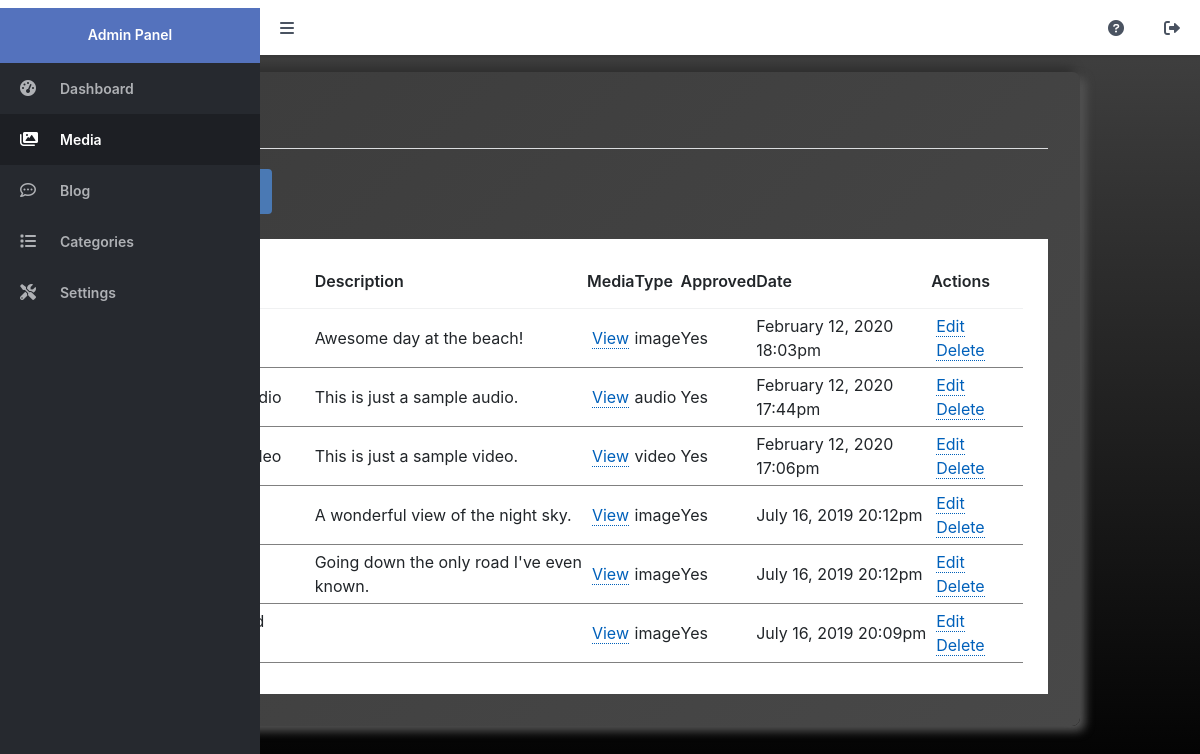
Screenshot of /admin/allmedia.php (signed in) with the database file from the repository.
### tables this page shows
CREATE TABLE `media` (
	`id` int(11) NOT NULL AUTO_INCREMENT,
	`title` varchar(255) NOT NULL,
	`description` text NOT NULL,
	`filepath` varchar(255) NOT NULL,
	`uploaded_date` datetime NOT NULL DEFAULT current_timestamp(),
	`type` varchar(10) NOT NULL,
	`thumbnail` varchar(255) NOT NULL DEFAULT '',
	`approved` tinyint(1) NOT NULL DEFAULT 1,
	`likes` int(11) NOT NULL DEFAULT 0,
	`dislikes` int(11) NOT NULL DEFAULT 0,
	PRIMARY KEY (`id`)
);

### admin/allmedia.php (the view, shortened to what this page needs)
<?php
include 'main.php';
$stmt = $pdo->prepare('SELECT * FROM media ORDER BY id DESC');
$stmt->execute();
$media = $stmt->fetchAll(PDO::FETCH_ASSOC);
?>
<?=template_admin_header('All Media', 'allmedia')?>
<h2>All Media</h2>
<div class="links">
    <a href="media.php">Create Media</a>
</div>
<div class="content-block">
    <div class="table">
        <table>
            <thead>
                <tr>
                    <td>Title</td>
                    <td class="responsive-hidden">Description</td>
                    <td>Media</td>
                    <td class="responsive-hidden">Type</td>
                    <td>Approved</td>
                    <td class="responsive-hidden">Date</td>
                    <td>Actions</td>
                </tr>
            </thead>
            <tbody>
                <?php if (empty($media)): ?>
                <tr>
                    <td colspan="8" style="text-align:center;">There are no recent media files</td>
                </tr>
                <?php else: ?>
                <?php foreach ($media as $m): ?>
                <tr>
                    <td><?=htmlspecialchars($m['title'], ENT_QUOTES)?></td>
                    <td class="responsive-hidden"><?=nl2br(htmlspecialchars($m['description'], ENT_QUOTES))?></td>
                    <td><a href="../<?=$m['filepath']?>" target="_blank">View</a></td>
                    <td class="responsive-hidden"><?=$m['type']?></td>
                    <td><?=$m['approved']?'Yes':'No'?></td>
                    <td class="responsive-hidden"><?=date('F j, Y H:ia', strtotime($m['uploaded_date']))?></td>
                    <td>
                        <a href="media.php?id=<?=$m['id']?>">Edit</a>
                        <a href="allmedia.php?delete=<?=$m['id']?>">Delete</a>
                    </td>
                </tr>
                <?php endforeach; ?>
                <?php endif; ?>
            </tbody>
        </table>
    </div>
</div>
<?=template_admin_footer()?>

### admin/main.php (shortened to what this page needs)
<?php
function template_admin_header($title, $selected = 'dashboard') {
    $admin_links = '
        <a href="index.php"' . ($selected == 'dashboard' ? ' class="selected"' : '') . '><i class="fas fa-tachometer-alt"></i>Dashboard</a>
        <a href="allmedia.php"' . ($selected == 'allmedia' ? ' class="selected"' : '') . '><i class="fas fa-images"></i>Media</a>
        <a href="posts.php"' . ($selected == 'posts' ? ' class="selected"' : '') . '><i class="fa-regular fa-comment-dots"></i>Blog</a>
        <a href="categories.php"' . ($selected == 'categories' ? ' class="selected"' : '') . '><i class="fas fa-list"></i>Categories</a>
        <a href="settings.php"' . ($selected == 'settings' ? ' class="selected"' : '') . '><i class="fas fa-tools"></i>Settings</a>
    ';
echo <<<EOT
<!DOCTYPE html>
<html>
	<head>
		<meta charset="utf-8">
		<meta name="viewport" content="width=device-width,minimum-scale=1">
		<title>$title</title>
        <link href="https://cdn.jsdelivr.net/npm/bootstrap@5.1.3/dist/css/bootstrap.min.css" rel="stylesheet">
		<link href="admin.css" rel="stylesheet" type="text/css">
		<link rel="stylesheet" href="https://use.fontawesome.com/releases/v6.0.0/css/all.css">
		<link href="jostyle.css" rel="stylesheet" type="text/css">
	</head>
	<body class="admin">
        <aside class="responsive-width-100 responsive-hidden">
            <h1>Admin Panel</h1>
            $admin_links
        </aside>
        <main class="responsive-width-100">
            <header>
                <a class="responsive-toggle" href="#">
                    <i class="fas fa-bars"></i>
                </a>
                <div class="space-between"></div>
                <a href="about.php" class="right"><i class="fas fa-question-circle"></i></a>
                <a href="logout.php" class="right"><i class="fas fa-sign-out-alt"></i></a>
            </header>
EOT;
}
function template_admin_footer() {
echo <<<EOT
        </main>
        <script>
        document.querySelector(".responsive-toggle").onclick = function(event) {
            event.preventDefault();
            let aside = document.querySelector("aside"), main = document.querySelector("main"), header = document.querySelector("header");
            let asideStyle = window.getComputedStyle(aside);
            if (asideStyle.display == "none") {
                aside.classList.remove("closed", "responsive-hidden");
                main.classList.remove("full");
                header.classList.remove("full");
            } else {
                aside.classList.add("closed", "responsive-hidden");
                main.classList.add("full");
                header.classList.add("full");
            }
        };
        </script>
    </body>
</html>
EOT;
}
?>

### admin/admin.css (style rules this page uses)
* { -webkit-box-sizing: border-box; box-sizing: border-box; font-family: -apple-system, BlinkMacSystemFont, "segoe ui", roboto, oxygen, ubuntu, cantarell, "fira sans", "droid sans", "helvetica neue", Arial, sans-serif; font-size: 16px; -webkit-font-smoothing: antialiased; -moz-osx-font-smoothing: grayscale; }
html { height: 100%; }
body { position: relative; min-height: 100%; color: #555555; background-color: #ebeced; margin: 0; }
h1, h2, h3, h4, h5 { color: #4a5361; margin: 0; padding: 0; }
header { display: -webkit-box; display: -ms-flexbox; display: flex; position: fixed; top: 0; left: 0; padding-left: 260px; z-index: 999; width: 100%; height: 55px; background-color: #fff; -webkit-box-shadow: 0px 0px 4px 1px rgba(0, 0, 0, 0.15); box-shadow: 0px 0px 4px 1px rgba(0, 0, 0, 0.15); }
header a { display: -webkit-inline-box; display: -ms-inline-flexbox; display: inline-flex; color: #4a5361; height: 100%; text-decoration: none; -webkit-box-pack: center; -ms-flex-pack: center; justify-content: center; -webkit-box-align: center; -ms-flex-align: center; align-items: center; padding: 0 20px; }
header a i { font-size: 16px; }
header .space-between { -webkit-box-flex: 1; -ms-flex: 1; flex: 1; }
aside { position: fixed; z-index: 999999; height: 100%; width: 260px; display: -webkit-box; display: -ms-flexbox; display: flex; -webkit-box-orient: vertical; -webkit-box-direction: normal; -ms-flex-flow: column; flex-flow: column; background-color: #26292f; }
aside h1 { display: -webkit-inline-box; display: -ms-inline-flexbox; display: inline-flex; background-color: #5472bd; width: 100%; height: 55px; color: #fff; padding: 0; margin: 0; font-weight: 600; font-size: 14px; -webkit-box-align: center; -ms-flex-align: center; align-items: center; padding: 0 20px; -webkit-box-pack: center; -ms-flex-pack: center; justify-content: center; }
aside a { font-size: 14px; font-weight: 600; text-decoration: none; color: #afb1b5; padding: 15px 20px; }
aside a i { width: 40px; }
aside a:hover, aside a.selected { background-color: #1d1f24; color: #fff; }
main { padding: 30px; padding-left: 290px; padding-top: 85px; }
main h2 { font-size: 20px; padding-bottom: 20px; border-bottom: 1px solid #dbdddf; }
main .content-block { background-color: #fff; margin-top: 25px; padding: 15px; }
main .table { padding: 0 10px; }
main .table table { width: 100%; border-collapse: collapse; }
main .table table thead td { font-weight: 600; padding: 15px 0; }
main .table table thead tr { border-bottom: 1px solid #f0f1f2; }
main .table table tbody td { padding: 5px 0; }
main .table table tbody td a { text-decoration: none; color: #0060ba; border-bottom: 1px dotted; margin: 0 5px; }
main .links { display: -webkit-box; display: -ms-flexbox; display: flex; -ms-flex-flow: wrap; flex-flow: wrap; padding-top: 20px; }
main .links a { display: -webkit-inline-box; display: -ms-inline-flexbox; display: inline-flex; text-decoration: none; background: #4a79b4; color: #FFFFFF; padding: 12px 15px; margin-right: 10px; font-size: 14px; font-weight: 600; border-radius: 4px; }

### jostyle.css (style rules this page uses)
* { box-sizing: border-box; }
body { background: -webkit-linear-gradient(to bottom, #434343, #000000); background: linear-gradient(to bottom, #434343, #000000); }
a { text-decoration: none; color: #2e2e2e; }
main { position: relative; top: 4rem; padding: 2rem; width: 80vw; margin: 0.5em auto; border-radius: 0.5rem; background: #000000; background: linear-gradient(315deg, #484848, #3c3c3c); box-shadow: -5px -5px 10px #2e2e2e, 5px 5px 10px #585858; }

### rows the page displays
media: description "Awesome day at the beach!", type "image", approved "Yes", uploaded_date "February 12, 2020 18:03pm"
media: description "This is just a sample audio.", type "audio", approved "Yes", uploaded_date "February 12, 2020 17:44pm"
media: description "This is just a sample video.", type "video", approved "Yes", uploaded_date "February 12, 2020 17:06pm"
media: description "A wonderful view of the night sky.", type "image", approved "Yes", uploaded_date "July 16, 2019 20:12pm"
media: description "Going down the only road I've even known.", type "image", approved "Yes", uploaded_date "July 16, 2019 20:12pm"
media: type "image", approved "Yes", uploaded_date "July 16, 2019 20:09pm"
